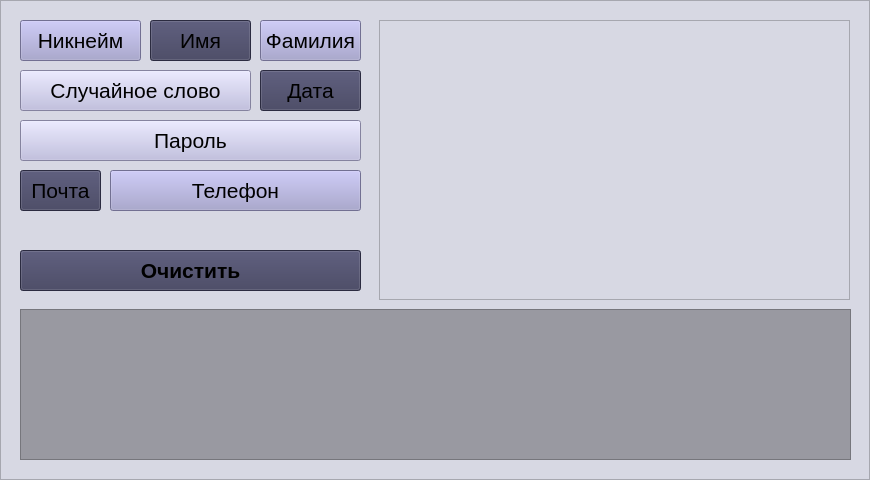
<?xml version="1.0" encoding="UTF-8"?>
<ui version="4.0">
 <class>DataGenerator</class>
 <widget class="QWidget" name="DataGenerator">
  <property name="geometry">
   <rect>
    <x>0</x>
    <y>0</y>
    <width>870</width>
    <height>480</height>
   </rect>
  </property>
  <property name="windowTitle">
   <string>DataGenerator</string>
  </property>
  <widget class="QFrame" name="frame">
   <property name="geometry">
    <rect>
     <x>0</x>
     <y>0</y>
     <width>870</width>
     <height>480</height>
    </rect>
   </property>
   <property name="styleSheet">
    <string notr="true">background-color: rgb(215, 216, 227);</string>
   </property>
   <property name="frameShape">
    <enum>QFrame::Shape::StyledPanel</enum>
   </property>
   <property name="frameShadow">
    <enum>QFrame::Shadow::Raised</enum>
   </property>
   <widget class="QPlainTextEdit" name="plainTextEditOutput">
    <property name="geometry">
     <rect>
      <x>20</x>
      <y>309</y>
      <width>831</width>
      <height>151</height>
     </rect>
    </property>
    <property name="font">
     <font>
      <family>Yu Gothic UI</family>
      <pointsize>14</pointsize>
      <bold>false</bold>
     </font>
    </property>
    <property name="styleSheet">
     <string notr="true">background-color: rgb(153, 153, 161);
color: rgb(246, 243, 255);</string>
    </property>
    <property name="plainText">
     <string/>
    </property>
    <property name="placeholderText">
     <string>Здесь будет вывод!</string>
    </property>
   </widget>
   <widget class="QPushButton" name="pushButtonGenerateUsername">
    <property name="geometry">
     <rect>
      <x>20</x>
      <y>20</y>
      <width>121</width>
      <height>41</height>
     </rect>
    </property>
    <property name="font">
     <font>
      <pointsize>16</pointsize>
     </font>
    </property>
    <property name="styleSheet">
     <string notr="true">

QPushButton {
background-color: rgb(160, 157, 204);

background-position: center;
background-repeat: no-repeat;
}
QPushButton:hover {
	
	background-color: rgb(146, 145, 175);
}
QPushButton:pressed {
	
	background-color: rgb(110, 109, 132);
}</string>
    </property>
    <property name="text">
     <string>Никнейм</string>
    </property>
   </widget>
   <widget class="QPushButton" name="pushButtonGenerateName">
    <property name="geometry">
     <rect>
      <x>150</x>
      <y>20</y>
      <width>101</width>
      <height>41</height>
     </rect>
    </property>
    <property name="font">
     <font>
      <pointsize>16</pointsize>
     </font>
    </property>
    <property name="styleSheet">
     <string notr="true">QPushButton {
background-color: rgb(60, 60, 90);


background-position: center;
background-repeat: no-repeat;
}
QPushButton:hover {
	
	
	background-color: rgb(76, 71, 106);
}
QPushButton:pressed {
	
	
	background-color: rgb(42, 42, 56);
}</string>
    </property>
    <property name="text">
     <string>Имя</string>
    </property>
   </widget>
   <widget class="QPushButton" name="pushButtonGenerateSurname">
    <property name="geometry">
     <rect>
      <x>260</x>
      <y>20</y>
      <width>101</width>
      <height>41</height>
     </rect>
    </property>
    <property name="font">
     <font>
      <pointsize>16</pointsize>
     </font>
    </property>
    <property name="styleSheet">
     <string notr="true">

QPushButton {
background-color: rgb(160, 157, 204);


background-position: center;
background-repeat: no-repeat;
}
QPushButton:hover {
	
	background-color: rgb(146, 145, 175);
}
QPushButton:pressed {
	
	background-color: rgb(110, 109, 132);
}</string>
    </property>
    <property name="text">
     <string>Фамилия</string>
    </property>
   </widget>
   <widget class="QPushButton" name="pushButtonGeneratePasswordNotEasy">
    <property name="geometry">
     <rect>
      <x>20</x>
      <y>120</y>
      <width>341</width>
      <height>41</height>
     </rect>
    </property>
    <property name="font">
     <font>
      <pointsize>16</pointsize>
     </font>
    </property>
    <property name="styleSheet">
     <string notr="true">

QPushButton {
background-color: rgb(186, 184, 223);


background-position: center;
background-repeat: no-repeat;
}
QPushButton:hover {
	
	background-color: rgb(173, 172, 194);
}
QPushButton:pressed {
	background-color: rgb(133, 132, 150);
}</string>
    </property>
    <property name="text">
     <string>Пароль</string>
    </property>
   </widget>
   <widget class="QPushButton" name="pushButtonGenerateRandomWord">
    <property name="geometry">
     <rect>
      <x>20</x>
      <y>70</y>
      <width>231</width>
      <height>41</height>
     </rect>
    </property>
    <property name="font">
     <font>
      <pointsize>16</pointsize>
     </font>
    </property>
    <property name="styleSheet">
     <string notr="true">

QPushButton {
background-color: rgb(186, 184, 223);


background-position: center;
background-repeat: no-repeat;
}
QPushButton:hover {
	
	background-color: rgb(173, 172, 194);
}
QPushButton:pressed {
	background-color: rgb(133, 132, 150);
}</string>
    </property>
    <property name="text">
     <string>Случайное слово</string>
    </property>
   </widget>
   <widget class="QPushButton" name="pushButtonGenerateEmail">
    <property name="geometry">
     <rect>
      <x>20</x>
      <y>170</y>
      <width>81</width>
      <height>41</height>
     </rect>
    </property>
    <property name="font">
     <font>
      <pointsize>16</pointsize>
     </font>
    </property>
    <property name="styleSheet">
     <string notr="true">QPushButton {
background-color: rgb(60, 60, 90);


background-position: center;
background-repeat: no-repeat;
}
QPushButton:hover {
	
	background-color: rgb(76, 71, 106);
}
QPushButton:pressed {
	
	
	background-color: rgb(42, 42, 56);
}</string>
    </property>
    <property name="text">
     <string>Почта</string>
    </property>
   </widget>
   <widget class="QPushButton" name="pushButtonGenerateDate">
    <property name="geometry">
     <rect>
      <x>260</x>
      <y>70</y>
      <width>101</width>
      <height>41</height>
     </rect>
    </property>
    <property name="font">
     <font>
      <pointsize>16</pointsize>
     </font>
    </property>
    <property name="styleSheet">
     <string notr="true">QPushButton {
background-color: rgb(60, 60, 90);

background-position: center;
background-repeat: no-repeat;
}
QPushButton:hover {
	
	background-color: rgb(76, 71, 106);
}
QPushButton:pressed {
	
	
	background-color: rgb(42, 42, 56);
}</string>
    </property>
    <property name="text">
     <string>Дата</string>
    </property>
   </widget>
   <widget class="QPushButton" name="pushButtonGeneratePhone">
    <property name="geometry">
     <rect>
      <x>110</x>
      <y>170</y>
      <width>251</width>
      <height>41</height>
     </rect>
    </property>
    <property name="font">
     <font>
      <pointsize>16</pointsize>
     </font>
    </property>
    <property name="styleSheet">
     <string notr="true">

QPushButton {
background-color: rgb(160, 157, 204);


background-position: center;
background-repeat: no-repeat;
}
QPushButton:hover {
	
	background-color: rgb(146, 145, 175);
}
QPushButton:pressed {
	
	background-color: rgb(110, 109, 132);
}</string>
    </property>
    <property name="text">
     <string>Телефон</string>
    </property>
   </widget>
   <widget class="QScrollArea" name="scrollArea">
    <property name="geometry">
     <rect>
      <x>379</x>
      <y>20</y>
      <width>471</width>
      <height>280</height>
     </rect>
    </property>
    <property name="widgetResizable">
     <bool>true</bool>
    </property>
    <widget class="QWidget" name="scrollAreaWidgetContents">
     <property name="geometry">
      <rect>
       <x>0</x>
       <y>0</y>
       <width>469</width>
       <height>278</height>
      </rect>
     </property>
    </widget>
   </widget>
   <widget class="QPushButton" name="pushButtonDelete">
    <property name="geometry">
     <rect>
      <x>20</x>
      <y>250</y>
      <width>341</width>
      <height>41</height>
     </rect>
    </property>
    <property name="font">
     <font>
      <family>Yu Gothic UI</family>
      <pointsize>16</pointsize>
      <bold>true</bold>
     </font>
    </property>
    <property name="styleSheet">
     <string notr="true">QPushButton {
background-color: rgb(60, 60, 90);

background-position: center;
background-repeat: no-repeat;
}
QPushButton:hover {
	
	
	background-color: rgb(66, 66, 88);
}
QPushButton:pressed {
	
	
	background-color: rgb(42, 42, 56);
}</string>
    </property>
    <property name="text">
     <string>Очистить</string>
    </property>
   </widget>
  </widget>
 </widget>
 <layoutdefault spacing="6" margin="11"/>
 <resources/>
 <connections/>
</ui>
